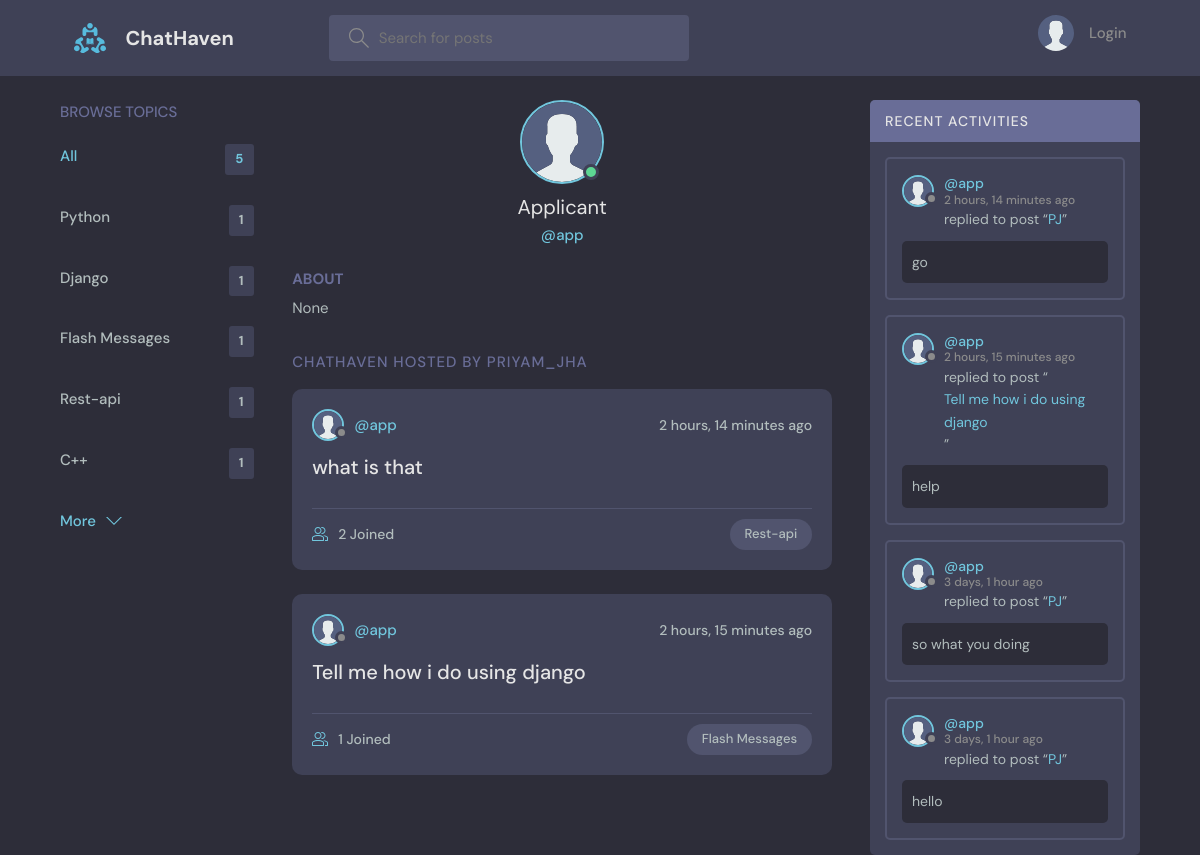
The app's page /profile/2/ with its own data.
### base/models.py (models this page shows, shortened)
class Topic(models.Model):
    name = models.CharField(max_length=200)

class User(AbstractUser):
    name = models.CharField(max_length=200, null=True)
    email = models.EmailField(unique=True, null=True)
    bio = models.TextField(null=True)
    avatar = models.ImageField(null=True, default="avatar.svg")
    USERNAME_FIELD = 'email'
    REQUIRED_FIELDS = []

class Room(models.Model):
    host = models.ForeignKey(User, on_delete=models.SET_NULL, null=True)
    topic = models.ForeignKey(Topic, on_delete=models.SET_NULL, null=True)
    name = models.CharField(max_length=200)
    description = models.TextField(null=True, blank=True)
    participants = models.ManyToManyField(
        User, related_name='participants', blank=True)
    updated = models.DateTimeField(auto_now=True)
    created = models.DateTimeField(auto_now_add=True)
    class Meta:
        ordering = ['-updated', '-created']
    def __str__(self):
        return self.name

class Message(models.Model):
    user = models.ForeignKey(User, on_delete=models.CASCADE)
    room = models.ForeignKey(Room, on_delete=models.CASCADE)
    body = models.TextField()
    updated = models.DateTimeField(auto_now=True)
    created = models.DateTimeField(auto_now_add=True)
    class Meta:
        ordering = ['-updated', '-created']

### base/views.py (the view)
# urls.py: path('profile/<str:pk>/', views.userProfile, name="user-profile"),
def userProfile(request, pk):
    user = User.objects.get(id=pk)
    rooms = user.room_set.all()
    room_messages = user.message_set.all()
    topics = Topic.objects.all()
    context = {'user': user, 'rooms': rooms,
               'room_messages': room_messages, 'topics': topics}
    return render(request, 'base/profile.html', context)

### base/templates/base/profile.html (shortened to what this page needs)
{% extends 'main.html' %}
{% block content %}
<main class="profile-page layout layout--3">
  <div class="container">
    {% include 'base/topics_component.html' %}
    <div class="roomList">
      <div class="profile">
        <div class="profile__avatar">
          <div class="avatar avatar--large active">
            <img src="{{user.avatar.url}}" />
          </div>
        </div>
        <div class="profile__info">
          <h3>{{user.name}}</h3>
          <p>@{{user.username}}</p>
        </div>
        <div class="profile__about">
          <h3>About</h3>
          <p>
            {{user.bio}}
          </p>
        </div>
      </div>
      <div class="roomList__header">
        <div>
          <h2>ChatHaven Hosted by Priyam_Jha</a>
          </h2>
        </div>
      </div>
      {% include 'base/feed_component.html' %}
    </div>
    {% include 'base/activity_component.html' %}
  </div>
</main>
{% endblock content %}

### templates/main.html (shortened to what this page needs)
<!DOCTYPE html>
{% load static %}
<html lang="en">
<head>
    <link rel="stylesheet" href="{% static 'styles/style.css' %}" />
</head>
<body>
    {% include 'navbar.html' %}
    {% block content %}
    {% endblock %}
</body>
</html>

### templates/navbar.html (shortened to what this page needs)
{% load static %}
<header class="header header--loggedIn">
    <div class="container">
        <a href="{% url 'home' %}" class="header__logo">
            <img src="{% static 'images/logo.svg' %}" />
            <h1>ChatHaven</h1>
        </a>
        <form class="header__search" method="GET" action="{% url 'home' %}">
            <label>
                <input name="q" placeholder="Search for posts" />
            </label>
        </form>
        <nav class="header__menu">
            {% if request.user.is_authenticated %}
            <div class="header__user">
                <a href="{% url 'update-user' %}">
                    <div class="avatar avatar--medium active">
                        <img src="{{request.user.avatar.url}}" />
                    </div>
                    <p>{{request.user.username}} <span>@{{request.user.username}}</span></p>
                </a>
                <button class="dropdown-button">
                    <svg version="1.1" xmlns="http://www.w3.org/2000/svg" width="32" height="32" viewBox="0 0 32 32">
                        <title>chevron-down</title>
                        <path d="M16 21l-13-13h-3l16 16 16-16h-3l-13 13z"></path>
                    </svg>
                </button>
            </div>
            {% else %}
            <a href="{% url 'login' %}">
                <img src="{% static 'images/avatar.svg' %}" />
                <p>Login</p>
            </a>
            {% endif %}
        </nav>
    </div>
</header>

### base/templates/base/topics_component.html
<div class="topics">
    <div class="topics__header">
        <h2>Browse Topics</h2>
    </div>
    <ul class="topics__list">
        <li>
            <a href="{% url 'home' %}" class="active">All <span>{{topics.count}}</span></a>
        </li>
        {% for topic in topics %}
        <li>
            <a href="{% url 'home' %}?q={{topic.name}}">{{topic.name}}<span>{{topic.room_set.all.count}}</span></a>
        </li>
        {% endfor %}
    </ul>
    <a class="btn btn--link" href="{% url 'topics' %}">
        More
        <svg version="1.1" xmlns="http://www.w3.org/2000/svg" width="32" height="32" viewBox="0 0 32 32">
            <title>chevron-down</title>
            <path d="M16 21l-13-13h-3l16 16 16-16h-3l-13 13z"></path>
        </svg>
    </a>
</div>

### base/templates/base/feed_component.html (shortened to what this page needs)
{% for room in rooms %}
<div class="roomListRoom">
    <div class="roomListRoom__header">
        <a href="{% url 'user-profile' room.host.id %}" class="roomListRoom__author">
            <div class="avatar avatar--small">
                <img src="{{room.host.avatar.url}}" />
            </div>
            <span>@{{room.host.username}}</span>
        </a>
        <div class="roomListRoom__actions">
            <span>{{room.created|timesince}} ago</span>
        </div>
    </div>
    <div class="roomListRoom__content">
        <a href="{% url 'room' room.id %}">{{room.name}}</a>
    </div>
    <div class="roomListRoom__meta">
        <a href="{% url 'room' room.id %}" class="roomListRoom__joined">
            {{room.participants.all.count}} Joined
        </a>
        <p class="roomListRoom__topic">{{room.topic.name}}</p>
    </div>
</div>
{% endfor %}

### base/templates/base/activity_component.html (shortened to what this page needs)
<div class="activities">
    <div class="activities__header">
        <h2>Recent Activities</h2>
    </div>
    {% for message in room_messages %}
    <div class="activities__box">
        <div class="activities__boxHeader roomListRoom__header">
            <a href="{% url 'user-profile' message.user.id %}" class="roomListRoom__author">
                <div class="avatar avatar--small">
                    <img src="{{message.user.avatar.url}}" />
                </div>
                <p>
                    @{{message.user.username}}
                    <span>{{message.created|timesince}} ago</span>
                </p>
            </a>
        </div>
        <div class="activities__boxContent">
            <p>replied to post “<a href="{% url 'room' message.room.id %}">{{message.room}}</a>”</p>
            <div class="activities__boxRoomContent">{{message.body}}</div>
        </div>
    </div>
    {% endfor %}
</div>

### records on screen
Topic: name "Python", room_set.all.count "1"
Topic: name "Django", room_set.all.count "1"
Topic: name "Flash Messages", room_set.all.count "1"
Topic: name "Rest-api", room_set.all.count "1"
Topic: name "C++", room_set.all.count "1"
User: avatar (placeholder picture), name "Applicant", username "app", bio "None"
Room: host.avatar (placeholder picture), host.username "app", created "2 hours, 14 minutes", name "what is that", participants.all.count "2", topic.name "Rest-api"
Room: host.avatar (placeholder picture), host.username "app", created "2 hours, 15 minutes", name "Tell me how i do using django", participants.all.count "1", topic.name "Flash Messages"
Message: user.avatar (placeholder picture), user.username "app", created "2 hours, 14 minutes", room "PJ", body "go"
Message: user.avatar (placeholder picture), user.username "app", created "2 hours, 15 minutes", room "Tell me how i do using django", body "help"
Message: user.avatar (placeholder picture), user.username "app", created "3 days, 1 hour", room "PJ", body "so what you doing"
Message: user.avatar (placeholder picture), user.username "app", created "3 days, 1 hour", room "PJ", body "hello"

### other values on screen
{{ topics.count }} "5"
